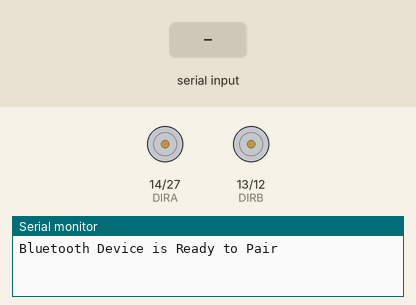
This sketch was run on a simulated ESP32. Shown: direction and speed pins drawn as motors (green arrow = direction pin HIGH = forward, orange = LOW = backward, longer = more drive), the last lines printed to the serial monitor. Inputs (shaded band) come from the test bench. Nothing arrives over Bluetooth unless stated.

Above: at 1.2 s.
1.3 s: "2" received over the second serial link
At 2.5 s:
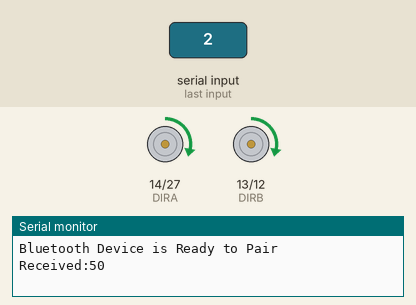
2.8 s: "8" received over the second serial link
At 4.0 s:
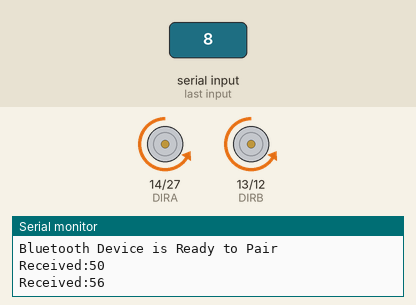
4.3 s: "4" received over the second serial link
At 4.7 s:
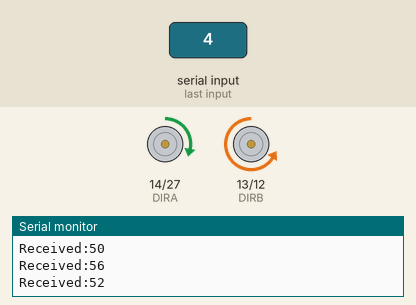
5.8 s: "6" received over the second serial link
At 6.2 s:
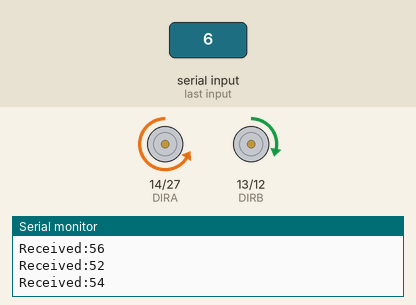
7.3 s: "0" received over the second serial link
At 8.1 s:
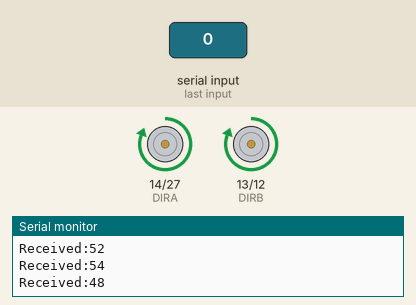
Timing chart, 0 to 9.8 s (numbered marks = the images above; inputs shaded):
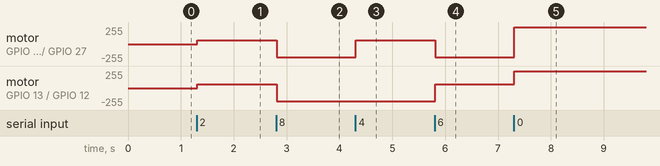

The sketch:

bluetooth.ino
```cpp
/*Program to control LED (ON/OFF) from ESP32 using Serial Bluetooth
   Thanks to Neil Kolbans for his efoorts in adding the support to Arduino IDE
   Turotial on: www.circuitdigest.com
*/

#include "BluetoothSerial.h" //Header File for Serial Bluetooth, will be added by default into Arduino

#define PWMA 27
#define DIRA 14
#define PWMB 12
#define DIRB 13

BluetoothSerial ESP_BT; //Object for Bluetooth

int incoming;
int speed1 = 200;
int LED_BUILTIN = 2;

void setup() {
  Serial.begin(9600); //Start Serial monitor in 9600
  ESP_BT.begin("ESP32_YZ"); //Name of your Bluetooth Signal
  Serial.println("Bluetooth Device is Ready to Pair");


  pinMode( PWMA, OUTPUT);
  pinMode( DIRA, OUTPUT);
  pinMode( PWMB, OUTPUT);
  pinMode( DIRB, OUTPUT);

  ledcAttachPin(PWMA, 1); // assign RGB led pins to channels
  ledcAttachPin(PWMB, 2);
  // Initialize channels
  // channels 0-15, resolution 1-16 bits, freq limits depend on resolution
  // ledcSetup(uint8_t channel, uint32_t freq, uint8_t resolution_bits);
  ledcSetup(1, 12000, 8); // 12 kHz PWM, 8-bit resolution
  ledcSetup(2, 12000, 8);

  //  pinMode (LED_BUILTIN, OUTPUT);//Specify that LED pin is output
}

void loop() {

  if (ESP_BT.available()) //Check if we receive anything from Bluetooth
  {
    incoming = ESP_BT.read(); //Read what we recevive
    Serial.print("Received:");
    Serial.println(incoming);

    if (incoming == 50)
    {
      motorA(speed1, 1);
      motorB(speed1, 1);
      ESP_BT.println("Move forward.");
    }

    if (incoming == 56)
    {
      motorA(speed1, 0);
      motorB(speed1, 0);
      ESP_BT.println("Go back.");
    }

    if (incoming == 52)
    {
      motorA(speed1, 1);
      motorB(speed1, 0);
      ESP_BT.println("Turn left.");
    }

    if (incoming == 54)
    {
      motorA(speed1, 0);
      motorB(speed1, 1);
      ESP_BT.println("Turn right.");
    }

    if (incoming == 48)
    {
      motorA(0, 1);
      motorB(0, 1);
      ESP_BT.println("Stop.");
    }
  }
  delay(20);
}

void motorA ( int speed, int direction) {
  if (direction) {
    digitalWrite(DIRA, HIGH);
    ledcWrite(1, 255 - speed);

    // sigmaDeltaWrite(0, 255 - speed);
  }
  else {
    digitalWrite(DIRA, LOW);
    //sigmaDeltaWrite(0, speed);
    ledcWrite(1, speed);
  }
}

void motorB ( int speed, int direction) {
  if (direction) {
    digitalWrite(DIRB, HIGH);
    //sigmaDeltaWrite(3, 255 - speed);
    ledcWrite(2, 255 - speed);
  }
  else {
    digitalWrite(DIRB, LOW);
    //sigmaDeltaWrite(3, speed);
    ledcWrite(2, speed);
  }
}
```

Measured:
- after the input at 1.3 s, motor on GPIO 14 (DIRA) / GPIO 27 (PWMA), motor on GPIO 13 (DIRB) / GPIO 12 (PWMB): stopped → forward 55/255 at once
- after the input at 2.8 s, motor on GPIO 14 (DIRA) / GPIO 27 (PWMA), motor on GPIO 13 (DIRB) / GPIO 12 (PWMB): forward 55/255 → backward 199/255 at once
- after the input at 4.3 s, motor on GPIO 14 (DIRA) / GPIO 27 (PWMA): backward 199/255 → forward 55/255 at once
- after the input at 5.8 s, motor on GPIO 14 (DIRA) / GPIO 27 (PWMA): forward 55/255 → backward 199/255 at once; motor on GPIO 13 (DIRB) / GPIO 12 (PWMB): backward 199/255 → forward 55/255 at once
- after the input at 7.3 s, motor on GPIO 14 (DIRA) / GPIO 27 (PWMA): backward 199/255 → forward 255/255 at once; motor on GPIO 13 (DIRB) / GPIO 12 (PWMB): forward 55/255 → forward 255/255 at once
